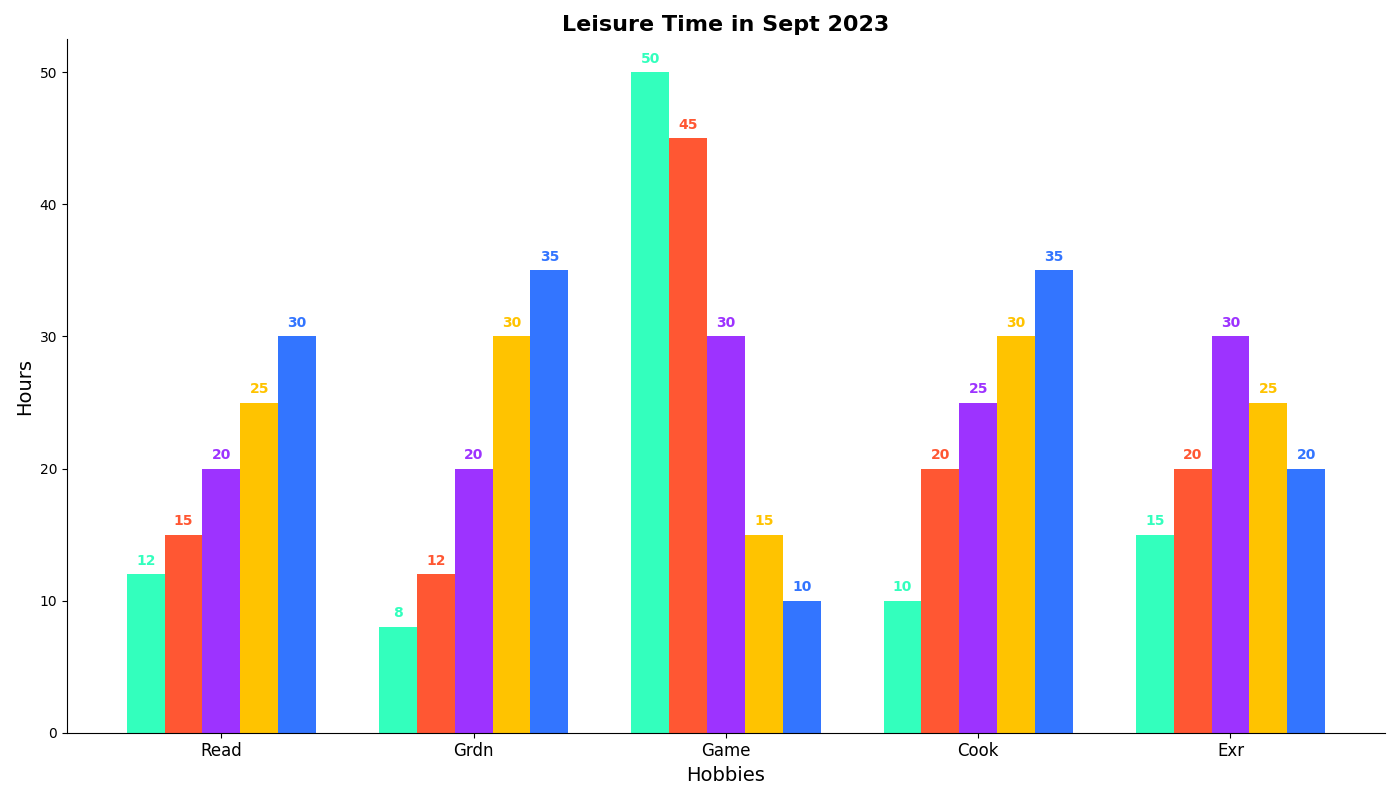

Reproduce this figure in Python.
import matplotlib.pyplot as plt
import numpy as np

age_groups = ['Teens', '20s', '30s', '40s', '50+']
hobbies = ['Read', 'Grdn', 'Game', 'Cook', 'Exr']

data = {
    'Teens':       [12,  8, 50, 10, 15],
    '20s':         [15, 12, 45, 20, 20],
    '30s':         [20, 20, 30, 25, 30],
    '40s':         [25, 30, 15, 30, 25],
    '50+':         [30, 35, 10, 35, 20]
}

fig, ax = plt.subplots(figsize=(14, 8))
bar_width = 0.15
indices = np.arange(len(hobbies))

colors = ['#33FFBD', '#FF5733', '#9D33FF', '#FFC300', '#3375FF']

for i, (age_group, color) in enumerate(zip(age_groups, colors)):
    offset = i * bar_width
    ax.bar(indices + offset, data[age_group], width=bar_width, color=color)

ax.set_xlabel('Hobbies', fontsize=14)
ax.set_ylabel('Hours', fontsize=14)
ax.set_title('Leisure Time in Sept 2023', fontsize=16, weight='bold')
ax.set_xticks(indices + bar_width * 2)
ax.set_xticklabels(hobbies, fontsize=12)

ax.spines['top'].set_visible(False)
ax.spines['right'].set_visible(False)

for i, (age_group, color) in enumerate(zip(age_groups, colors)):
    for j, value in enumerate(data[age_group]):
        ax.text(j + i * bar_width, value + 0.5, str(value),
                ha='center', va='bottom', fontsize=10, color=color, fontweight='bold')

plt.tight_layout()
plt.show()
